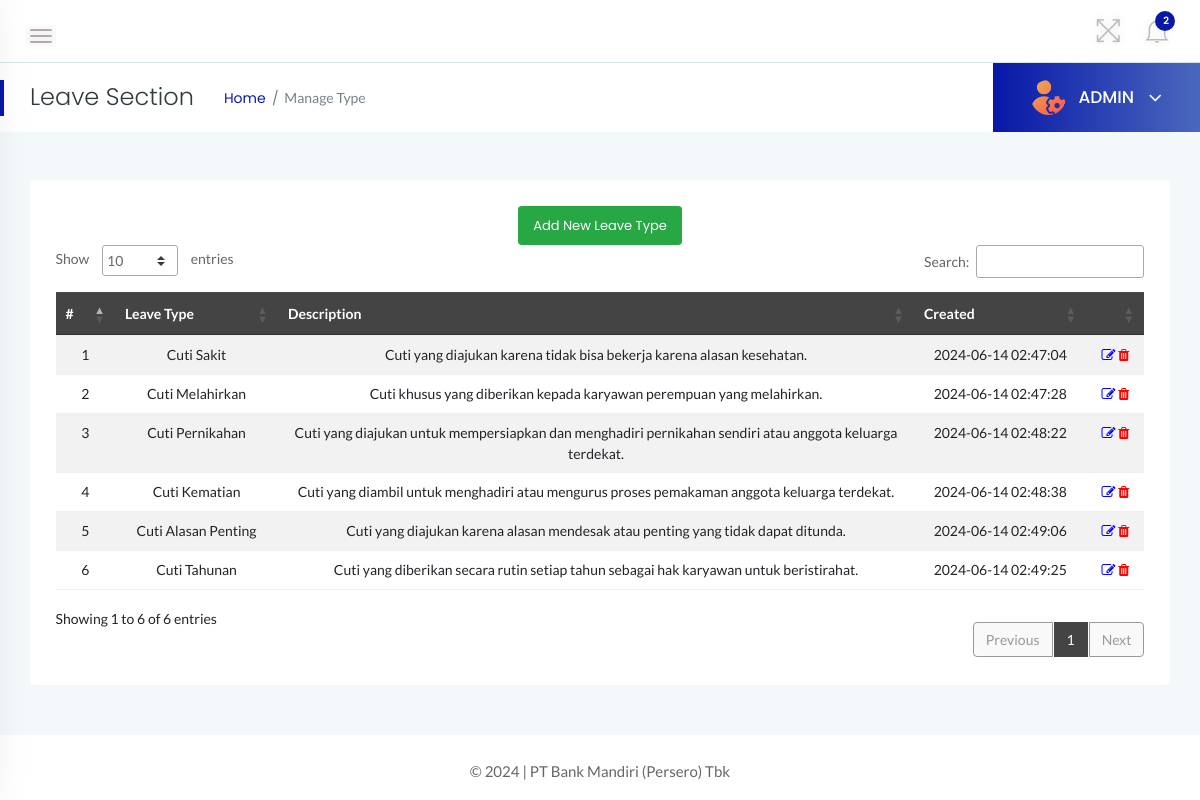
The page /admin/leave-section.php (signed in) on the database its author committed.
### tables this page shows
CREATE TABLE `tblleavetype` (
  `id` int(11) NOT NULL,
  `LeaveType` varchar(200) DEFAULT NULL,
  `Description` mediumtext DEFAULT NULL,
  `CreationDate` timestamp NOT NULL DEFAULT current_timestamp()
);

### admin/leave-section.php (the view, shortened to what this page needs)
<?php
    if(strlen($_SESSION['alogin'])==0){
    header('location:index.php');
    } else {
?>
<!doctype html>
<html class="no-js" lang="en">
<head>
    <link rel="stylesheet" href="../assets/css/bootstrap.min.css">
    <link rel="stylesheet" href="../assets/css/font-awesome.min.css">
    <link rel="stylesheet" href="../assets/css/themify-icons.css">
    <link rel="stylesheet" href="../assets/css/metisMenu.css">
    <link rel="stylesheet" href="../assets/css/owl.carousel.min.css">
    <link rel="stylesheet" href="../assets/css/slicknav.min.css">
    <link rel="stylesheet" href="https://www.amcharts.com/lib/3/plugins/export/export.css" type="text/css" media="all" />
    <link rel="stylesheet" type="text/css" href="https://cdn.datatables.net/1.10.19/css/jquery.dataTables.css">
    <link rel="stylesheet" type="text/css" href="https://cdn.datatables.net/1.10.18/css/dataTables.bootstrap4.min.css">
    <link rel="stylesheet" type="text/css" href="https://cdn.datatables.net/responsive/2.2.3/css/responsive.bootstrap.min.css">
    <link rel="stylesheet" type="text/css" href="https://cdn.datatables.net/responsive/2.2.3/css/responsive.jqueryui.min.css">
    <link rel="stylesheet" href="../assets/css/typography.css">
    <link rel="stylesheet" href="../assets/css/default-css.css">
    <link rel="stylesheet" href="../assets/css/styles.css">
    <link rel="stylesheet" href="../assets/css/responsive.css">
</head>
<body>
    <div class="page-container">
        <div class="main-content">
            <div class="header-area">
                <div class="row align-items-center">
                    <div class="col-md-6 col-sm-8 clearfix">
                        <div class="nav-btn pull-left">
                            <span></span>
                            <span></span>
                            <span></span>
                        </div>
                    </div>
                    <div class="col-md-6 col-sm-4 clearfix">
                        <ul class="notification-area pull-right">
                            <li id="full-view"><i class="ti-fullscreen"></i></li>
                            <?php include '../includes/admin-notification.php'?>
                        </ul>
                    </div>
                </div>
            </div>
            <div class="page-title-area">
                <div class="row align-items-center">
                    <div class="col-sm-6">
                        <div class="breadcrumbs-area clearfix">
                            <h4 class="page-title pull-left">Leave Section</h4>
                            <ul class="breadcrumbs pull-left">
                                <li><a href="dashboard.php">Home</a></li>
                                <li><span>Manage Type</span></li>
                            </ul>
                        </div>
                    </div>
                    <div class="col-sm-6 clearfix">
                        <div class="user-profile pull-right">
                            <img class="avatar user-thumb" src="../assets/images/admin.png" alt="avatar">
                            <h4 class="user-name dropdown-toggle" data-toggle="dropdown">ADMIN <i class="fa fa-angle-down"></i></h4>
                        </div>
                    </div>
                </div>
            </div>
            <div class="main-content-inner">
                <div class="row">
                    <div class="col-12 mt-5">
                        <div class="card">
                            <div class="card-body">
                                <div class="data-tables datatable-dark">
                                <center><a href="add-leavetype.php" class="btn btn-sm btn-success">Add New Leave Type</a></center>
                                    <table id="dataTable3" class="table table-hover table-striped text-center">
                                        <thead class="text-capitalize">
                                            <tr>
                                                <th>#</th>
                                                <th>Leave Type</th>
                                                <th>Description</th>
                                                <th>Created</th>
                                                <th></th>
                                            </tr>
                                        </thead>
                                        <tbody>
                                        <?php $sql = "SELECT * from tblleavetype";
                                        $query = $dbh -> prepare($sql);
                                        $query->execute();
                                        $results=$query->fetchAll(PDO::FETCH_OBJ);
                                        $cnt=1;
                                        if($query->rowCount() > 0)
                                        {
                                        foreach($results as $result)
                                        {               ?>
                                        <tr>
                                            <td> <?php echo htmlentities($cnt);?></td>
                                            <td><?php echo htmlentities($result->LeaveType);?></td>
                                            <td><?php echo htmlentities($result->Description);?></td>
                                            <td><?php echo htmlentities($result->CreationDate);?></td>
                                            <td><a href="edit-leaveType.php?lid=<?php echo htmlentities($result->id);?>"><i class="fa fa-edit" style="color:blue"></i></a>
                                            <a href="leave-section.php?del=<?php echo htmlentities($result->id);?>" onclick="return confirm('Do you want to delete?');"> <i class="fa fa-trash" style="color:red"></i></a> </td>
                                        </tr>
                                         <?php $cnt++;} }?>
                                    </tbody>
                                    </table>
                                </div>
                            </div>
                        </div>
                    </div>
                </div>
                </div>
            </div>
            <?php include '../includes/footer.php' ?>
        </div>
</body>
</html>
<?php } ?>

### assets/css/styles.css (style rules this page uses)
.page-container { width: 100%; height: 100%; min-height: 100vh; padding-left: 280px; -webkit-transition: padding-left 0.3s ease 0s; transition: padding-left 0.3s ease 0s; }
.sbar_collapsed.page-container { padding-left: 0; }
.card { border: none; border-radius: 4px; background-color: #fff; -webkit-transition: all 0.3s ease 0s; transition: all 0.3s ease 0s; }
.card-body { padding: 25.6px; padding: 1.6rem; }
.main-content { width: 100%; background: #f3f8fb; }
.main-content-inner { padding: 0 30px 50px; }
.header-area { padding: 15px 30px; background: #fff; border-bottom: 1px solid #d8e3e7; }
.nav-btn { margin: 10px 30px 0 0; cursor: pointer; }
.nav-btn span { display: block; width: 22px; height: 2px; background: #b3aaaa; margin: 4px 0; border-radius: 15px; -webkit-transition: all 0.3s ease 0s; transition: all 0.3s ease 0s; box-shadow: 0 0 0 4px rgba(99, 96, 96, 0.03); }
.nav-btn span:nth-child(2) { opacity: 0; }
.nav-btn span:first-child { -webkit-transform: rotate(45deg) translate(5px, 5px); transform: rotate(45deg) translate(5px, 5px); }
.nav-btn span:last-child { -webkit-transform: rotate(-45deg) translate(3px, -3px); transform: rotate(-45deg) translate(3px, -3px); }
.sbar_collapsed .nav-btn span { transform: none; opacity: 1; }
.notification-area { -webkit-user-select: none; -moz-user-select: none; -ms-user-select: none; user-select: none; position: relative; z-index: 1; }
.notification-area li { display: inline-block; margin-left: 20px; cursor: pointer; -webkit-user-select: none; -moz-user-select: none; -ms-user-select: none; user-select: none; }
.notification-area li > i { font-size: 26px; color: #bdbcbc; vertical-align: middle; text-shadow: 0 0 8px rgba(0, 0, 0, 0.12); -webkit-transition: color 0.3s ease 0s; transition: color 0.3s ease 0s; }
.notification-area li#full-view { display: inline-block; }
.page-title-area { padding: 0 30px; background: #fff; position: relative; }
.page-title-area:before { content: ""; position: absolute; left: 0; top: 50%; width: 4px; height: 36px; background: #0818a8; -webkit-transform: translateY(-50%); transform: translateY(-50%); }
.page-title { font-size: 24px; font-weight: 300; color: #313b3d; letter-spacing: 0; margin-right: 30px; }
ul.breadcrumbs { margin-top: 4px; }
.breadcrumbs li { display: inline-block; }
.breadcrumbs li a, .breadcrumbs li span { display: block; font-size: 14px; font-weight: 400; color: #0818a8; letter-spacing: 0; margin-right: 16px; position: relative; }
.breadcrumbs li a:before { content: "/"; color: #768387; position: absolute; right: -13px; top: 0; }
.breadcrumbs li span { margin-right: 0; color: #768387; text-transform: capitalize; }
.user-profile { margin-right: -30px; display: -webkit-box; display: -ms-flexbox; display: flex; -webkit-box-align: center; -ms-flex-align: center; align-items: center; -ms-flex-wrap: wrap; flex-wrap: wrap; background: -webkit-linear-gradient(left, #0818a8 0%, #4a68bd 100%); background: linear-gradient(to right, #0818a8 0%, #4a68bd 100%); padding: 17px 38px; position: relative; }
.user-profile img.avatar { height: 35px; width: 35px; border-radius: 50%; margin-right: 12px; }
.user-name { font-size: 17px; font-weight: 500; color: #fff; letter-spacing: 0; cursor: pointer; -webkit-user-select: none; -moz-user-select: none; -ms-user-select: none; user-select: none; }
.user-name i { margin-left: 10px; font-size: 21px; vertical-align: middle; position: relative; }
.notification-area .dropdown-toggle, .user-name.dropdown-toggle { position: relative; }
.notification-area .dropdown-toggle:after, .user-name.dropdown-toggle:after { display: none; }
.btn { padding: 11px 17px; font-size: 13px; letter-spacing: 0; }
.btn-sm { padding: 9px 14px; }
table tr th { border-bottom: none; }
table tr th, table tr td { border-top: 1px solid rgba(120, 130, 140, 0.13) !important; }
table.dataTable.no-footer { border-bottom: 1px solid rgba(120, 130, 140, 0.13) !important; }
table.dataTable thead th, table.dataTable thead td { border-bottom-color: transparent; }
.datatable-dark thead { background: #444; color: #fff; }

### rows shown on the page
tblleavetype: LeaveType "Cuti Sakit", Description "Cuti yang diajukan karena tidak bisa bekerja karena alasan kesehatan.", CreationDate "2024-06-14 02:47:04"
tblleavetype: LeaveType "Cuti Melahirkan", Description "Cuti khusus yang diberikan kepada karyawan perempuan yang melahirkan.", CreationDate "2024-06-14 02:47:28"
tblleavetype: LeaveType "Cuti Pernikahan", Description "Cuti yang diajukan untuk mempersiapkan dan menghadiri pernikahan sendiri atau anggota keluarga terdekat.", CreationDate "2024-06-14 02:48:22"
tblleavetype: LeaveType "Cuti Kematian", Description "Cuti yang diambil untuk menghadiri atau mengurus proses pemakaman anggota keluarga terdekat.", CreationDate "2024-06-14 02:48:38"
tblleavetype: LeaveType "Cuti Alasan Penting", Description "Cuti yang diajukan karena alasan mendesak atau penting yang tidak dapat ditunda.", CreationDate "2024-06-14 02:49:06"
tblleavetype: LeaveType "Cuti Tahunan", Description "Cuti yang diberikan secara rutin setiap tahun sebagai hak karyawan untuk beristirahat.", CreationDate "2024-06-14 02:49:25"

### other values the page prints
$unreadcount "2"
